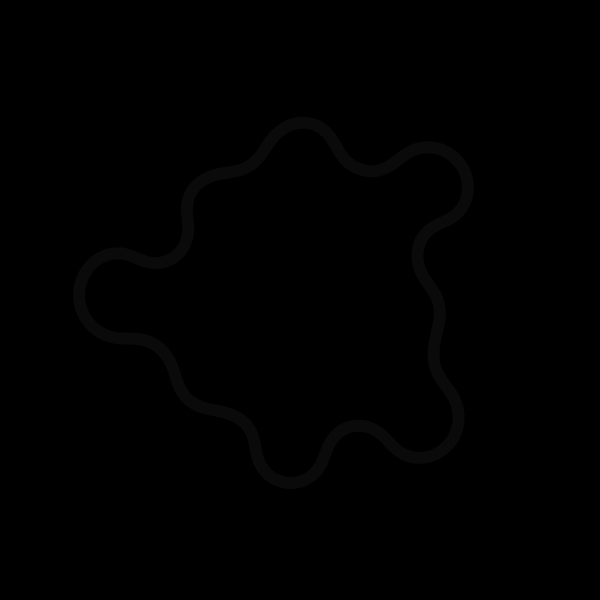
Frame 1 (no input)
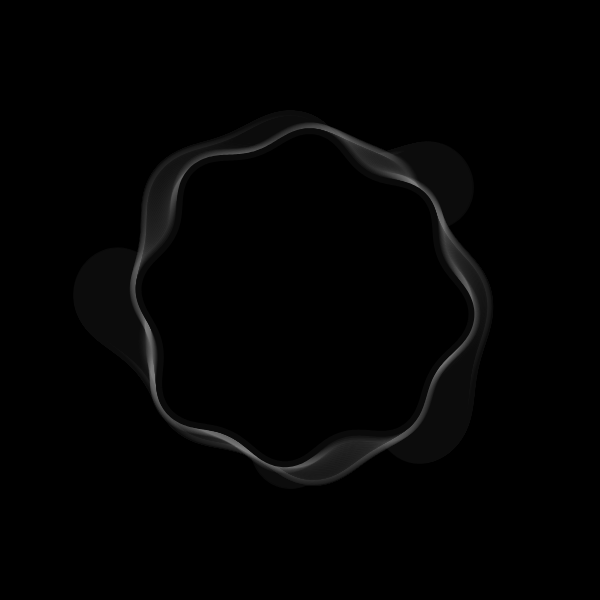
Frame 60 (no input)
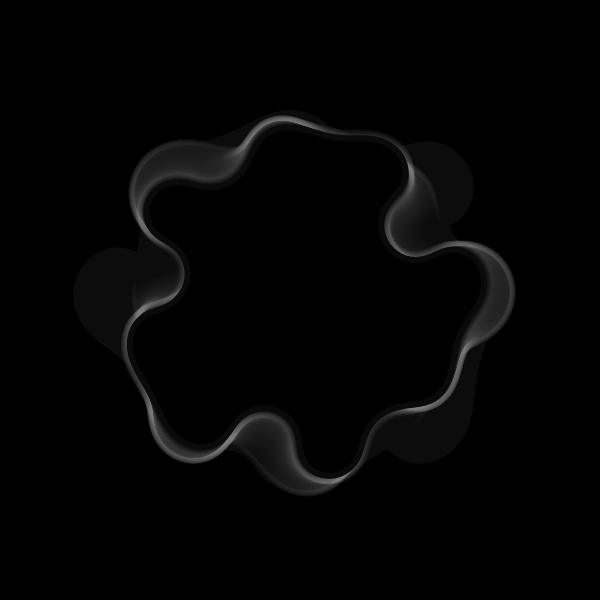
Frame 120 (the mouse pressed at the canvas centre since frame 60)

The p5.js sketch that drew these frames (run headless with seeded random() and noise() and a simulated clock; from frame 60 on, the mouse is pressed at the canvas centre):

// p5.js sketch
// ── sketch.js
//forked from kusakari 

let _aryLine = [];

let _minWidth;



function setObject() {
  _minWidth = min(width, height) * 0.8;
  strokeWeight(_minWidth/40);
  stroke(255);
  noFill();
  strokeJoin(ROUND);
  let numLine = 1;
  for (let i = 0; i < numLine; i++) {
    _aryLine[i] = new BendLine();
  }
}

function setup() {
  w = 600;
  var canvas;
    if(windowWidth>=600 && windowHeight >=600){
      canvas = createCanvas(600, 600);
    }
    else{
      canvas = createCanvas(windowWidth, windowHeight - 100);
    }

  var x = (windowWidth - width) / 2;
  var y = (windowHeight - height) / 2;

  canvas.position(x, y);
  background(0);
  setObject();
}



class BendLine {
  constructor() {
    this.r = _minWidth / 3;
    this.numPoints = 600;
    this.aryXy = [];
    for (let i = 0; i < this.numPoints; i++) {
      let ang = 2*PI / this.numPoints * i;
      this.aryXy[i] = createVector(this.r * cos(ang), this.r * sin(ang));
    }
    
    this.numBend = 3;
    this.aryRParameter = [];
    for (let i = 0; i < this.numBend; i++) {
      this.aryRParameter[i] = [this.r / 30 * 1**i, random(2*PI), 2*PI / random(100, 500)];//[max, init, speed]
    }
    this.aryinitAngParameter = [];
    for (let i = 0; i < this.numBend; i++) {
      this.aryinitAngParameter[i] = [2*PI, random(2*PI), 2*PI / random(200, 1000)];//[max, init, speed]
    }
    this.aryAngStep = [];
    for (let i = 0; i < this.numBend; i++) {
      this.aryAngStep[i] = 2*PI / this.numPoints * int(random(3, 8 + i));
    }
    this.numCycle = 4;
  }
  update() {
    this.updateR();
    this.updateInitAng();
    this.newAryXy = this.aryXy;
    for (let i = 0; i < this.numBend; i++) {
      this.newAryXy = bend(this.newAryXy, this.aryR[i], this.aryinitAng[i], this.aryAngStep[i], this.numCycle);
    }
  }
  updateR() {
    this.aryR = [];
    for (let i = 0; i < this.aryRParameter.length; i++) {
      this.aryR[i] = this.aryRParameter[i][0] * (sin(this.aryRParameter[i][1] + this.aryRParameter[i][2] * frameCount));
    }
  }
  updateInitAng() {
    this.aryinitAng = [];
    for (let i = 0; i < this.aryinitAngParameter.length; i++) {
      this.aryinitAng[i] = this.aryinitAngParameter[i][1] + this.aryinitAngParameter[i][0] * (sin(this.aryinitAngParameter[i][2] * frameCount));
    }
  }
  draw() {
    beginShape();
    for (let i = 0; i < this.newAryXy.length; i++) {
      vertex(this.newAryXy[i].x, this.newAryXy[i].y);
    }
    endShape(CLOSE);
  }
}

function bend(aryXy, r, initAng, angStep, numCycle) {
  let aryXy2 = aryXy;
  for (let j = 0; j < numCycle; j++) {
    let aryXyNew = [];
    for (let i = 0; i < aryXy2.length; i++) {
      let xy_1_2 = p5.Vector.sub(aryXy2[(i+1)%aryXy2.length], aryXy2[i]);
      let ang = initAng + angStep * i;
      xy_1_2.rotate(-PI/2).setMag(r * sin(ang));
      let xy = p5.Vector.add(aryXy2[i], xy_1_2);
      aryXyNew.push(xy);
    }
    aryXy2 = aryXyNew;
  }

  return aryXy2;
}

function draw() {
  background(0, 10);
  fill(0,0, 0)
  stroke(255, 10)
  translate(width/2, height/2);
  for (let i = 0; i < _aryLine.length; i++) {
    _aryLine[i].update();
    _aryLine[i].draw();
  }
}
